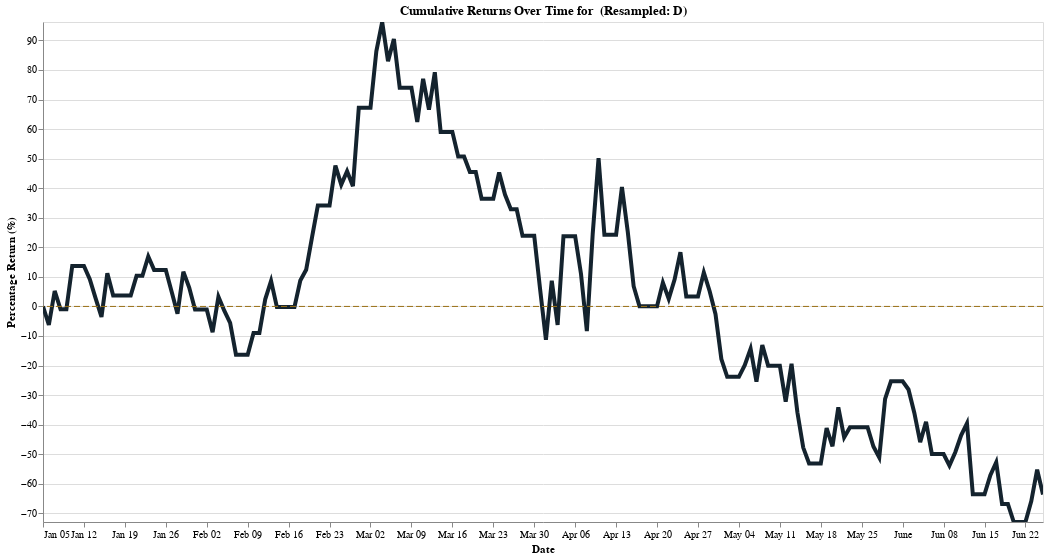

This figure's notebook cell:
### Markdown cell above
Let's also create a profit loss curve to track our overall return (both $ and %). We will do this by adding a columns that takes the cumulative sum of both net_profit in US dollars and % return.

### Code cell
#Let's look at our cumulative PnL Curve. We can do by Trade (resample_period = None: default)
#Or we can resample by day, week, month, year etc.
graph_1 = rrg.cummulative_pnlcurve_visualization(performance,algo,resample_period='D')
graph_1

### Figure 1 — Vega-Lite specification as saved in the notebook (floating-point values rounded to 4 significant figures; data arrays with more than 128 entries replaced by an {"elided": "..."} marker saying what was removed)
{"config": {"view": {"continuousWidth": 300, "continuousHeight": 300}}, "layer": [{"data": {"name": "data-503050e334fe2eee7c1f09694caf80c1"}, "mark": {"type": "line", "color": "#14232E", "strokeWidth": 4}, "encoding": {"tooltip": [{"field": "date", "title": "Date", "type": "temporal"}, {"field": "cumulative_net_return", "title": "Cumulative Return (%)", "type": "quantitative"}], "x": {"axis": {"grid": false}, "field": "date", "title": "Date", "type": "temporal"}, "y": {"field": "cumulative_net_return", "scale": {"domain": [-72.94, 96.24]}, "title": "Percentage Return (%)", "type": "quantitative"}}, "name": "view_3"}, {"data": {"name": "data-addc523ebcd6bb67d17e5bbd269db150"}, "mark": {"type": "rule", "color": "#9A7116", "strokeDash": [6, 3], "strokeWidth": 1}, "encoding": {"y": {"axis": null, "field": "cumulative_net_profit", "scale": {"domain": [-1479.0, 1951.0]}, "title": "", "type": "quantitative"}}}], "height": 500, "params": [{"name": "param_3", "select": {"type": "interval", "encodings": ["x", "y"]}, "bind": "scales", "views": ["view_3"]}], "resolve": {"scale": {"y": "independent"}}, "title": "Cumulative Returns Over Time for  (Resampled: D)", "width": 1000, "$schema": "https://vega.github.io/schema/vega-lite/v5.8.0.json", "datasets": {"data-503050e334fe2eee7c1f09694caf80c1": {"elided": "172 records"}, "data-addc523ebcd6bb67d17e5bbd269db150": [{"cumulative_net_profit": 0}]}}
